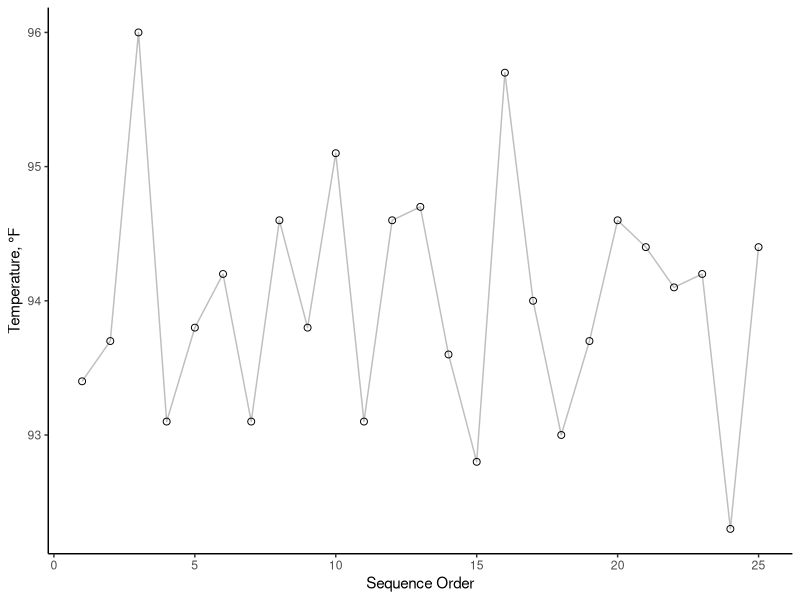
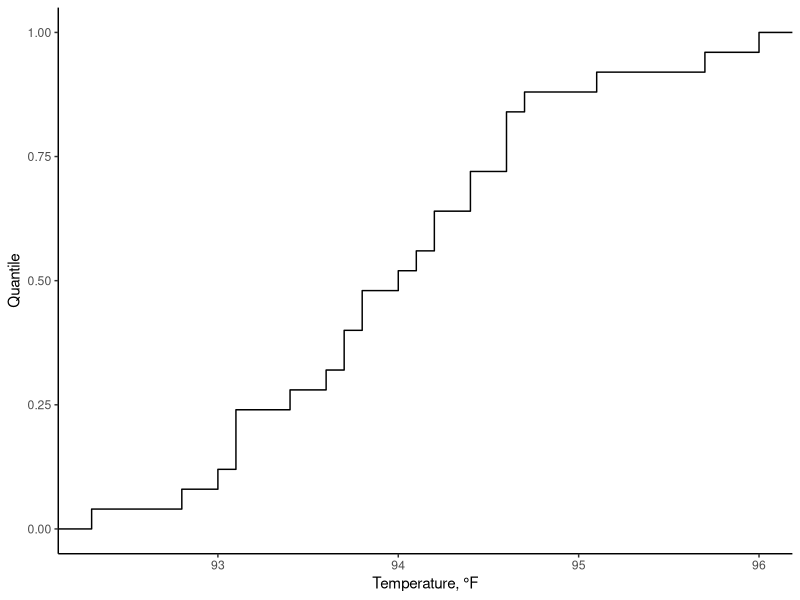
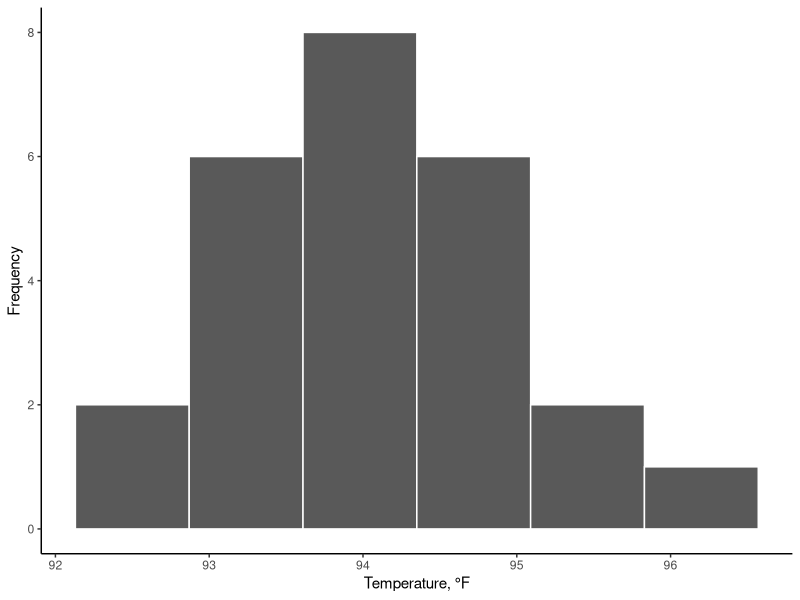

The R source for these figures, in order: (Note: this script raises an error after producing the figures.)
## ---- chunk 1
# set global options for figures, code, warnings, and messages
knitr::opts_chunk$set(fig.width = 6, fig.height = 4, fig.path = "../figs/",
                      echo = TRUE, warning = FALSE, message = FALSE)
## ---- chunk 2
library(tidyverse)
library(gridExtra)
library(MASS)
library(lubridate)
library(ggplot2)
## ---- chunk 3
temperatures <- tibble( data_seq = seq(from = 1,
                                       to = 25,
                                       by =1),
                        data_temp = c(93.4, 93.7, 96.0, 93.1, 93.8,
                                      94.2, 93.1, 94.6, 93.8, 95.1,
                                      93.1, 94.6, 94.7, 93.6, 92.8,
                                      95.7, 94.0, 93.0, 93.7, 94.6,
                                      94.4, 94.1, 94.2, 92.3, 94.4)) 

sd(temperatures$data_temp) %>% round(2)

# 4-plot of data 
p1 <- ggplot(data = temperatures) +
  geom_line(aes(x=data_seq, y=data_temp),
            color = "grey") +
  geom_point(aes(x=data_seq, y=data_temp),
             size = 2,
             shape = 1) +
  xlab("Sequence Order") +
  ylab("Temperature, °F") +
  theme_classic()

p2 <- ggplot(data = temperatures) +
  stat_ecdf(aes(x=data_temp)) +
  xlab("Temperature, °F") +
  ylab("Quantile") +
  theme_classic()

p3 <- ggplot(data = temperatures) +
  geom_histogram(aes(x = data_temp),
                 bins = 6,
                 color = "white") +
  xlab("Temperature, °F") +
  ylab("Frequency") +
  theme_classic()

p4 <- ggAcf(x = temperatures$data_temp) +
  theme_classic() +
  ggtitle(label = NULL)

grid.arrange(p1, p2, p3, p4)

# sig figs 
sd(temperatures$data_temp)
## ---- chunk 4
weights <- tibble(
  A = c(1200, 1250, 1210, 1180, 1200),
  B = c(220, 230, 220, 210, 230),
  C = c(3000, 3020, 3100, 3060, 3120)
) %>%
  #these are all weights so let's tidy this data frame
  pivot_longer(cols = A:C,
               names_to = "Component",
               values_to = "Weight")
